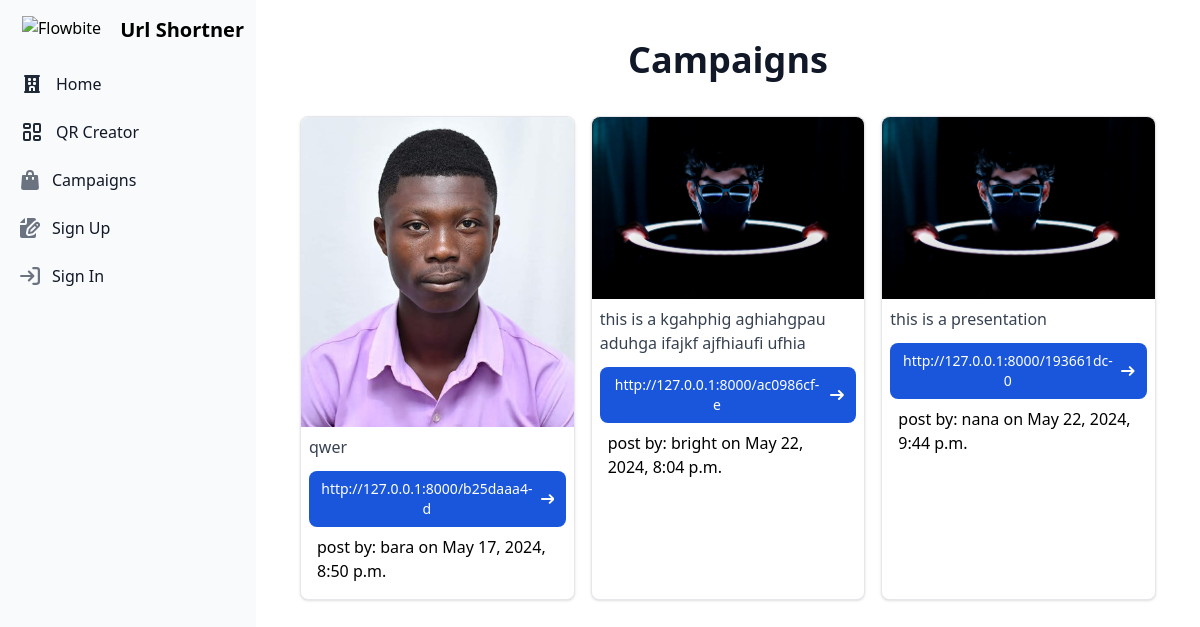
Screenshot of /campaign/list with the database file from the repository.
### campaign/models.py (models this page shows, shortened)
class Campaign(models.Model):
    user = models.ForeignKey(User, on_delete=models.CASCADE)
    url = models.URLField(max_length=200)
    description = models.TextField()
    image = models.ImageField(upload_to='campaign_images/')
    created_at = models.DateTimeField(auto_now_add=True)

### campaign/views.py (the view)
# urls.py: path('list', campaign_list, name='campaign_list'),
def campaign_list(request):
    campaigns = Campaign.objects.all()
    return render(request, 'campaign_list.html', {'campaigns': campaigns})

### templates/campaign_list.html (shortened to what this page needs)
{% extends 'base.html' %}
{% block content %}
<div class="p-10 sm:ml-64">
<h1 class="text-center text-4xl font-bold text-gray-900 mb-8">Campaigns</h1>
<div class="grid grid-cols-1 sm:grid-cols-2 md:grid-cols-3 lg:grid-cols-3 gap-4 p-1 ">
{% for campaign in campaigns %}
<div class="max-w-md bg-white border border-gray-200 rounded-lg shadow dark:bg-gray-800 dark:border-gray-700 ">
       <img class="rounded-t-lg" src="{{ campaign.image.url }}" alt="Campaign Image">
     <div class="p-2">
        <p class="mb-3 font-normal text-gray-700 dark:text-gray-400">{{ campaign.description }}</p>
        <a href="{{ campaign.url }}"  class="inline-flex items-center px-3 py-2 text-sm font-medium text-center text-white bg-blue-700 rounded-lg hover:bg-blue-800 focus:ring-4 focus:outline-none focus:ring-blue-300 dark:bg-blue-600 dark:hover:bg-blue-700 dark:focus:ring-blue-800">
          <p>{{ campaign.url }}</p>
          <svg class="rtl:rotate-180 w-3.5 h-3.5 ms-2" aria-hidden="true" xmlns="http://www.w3.org/2000/svg" fill="none" viewBox="0 0 14 10">
              <path stroke="currentColor" stroke-linecap="round" stroke-linejoin="round" stroke-width="2" d="M1 5h12m0 0L9 1m4 4L9 9"/>
          </svg>
        </a>
        <p class="p-2">post by: {{ campaign.user.username }} on {{ campaign.created_at }} </p>
      </div>
</div>
{% endfor %}
</div>
{% endblock %}

### rows the page displays
Campaign: image (picture), description "qwer", url "http://127.0.0.1:8000/b25daaa4-d", user.username "bara", created_at "May 17, 2024, 8:50 p.m."
Campaign: image (picture), description "this is a kgahphig aghiahgpau aduhga ifajkf ajfhiaufi ufhia", url "http://127.0.0.1:8000/ac0986cf-e", user.username "bright", created_at "May 22, 2024, 8:04 p.m."
Campaign: image (picture), description "this is a presentation", url "http://127.0.0.1:8000/193661dc-0", user.username "nana", created_at "May 22, 2024, 9:44 p.m."
